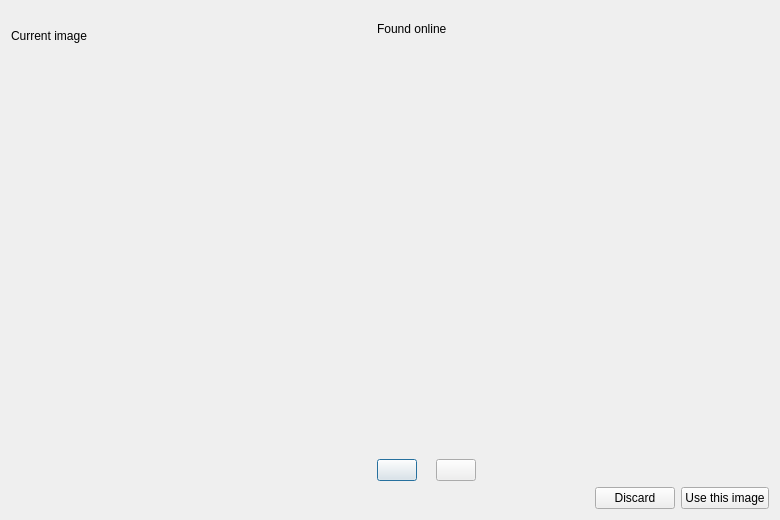
<?xml version="1.0" encoding="UTF-8"?>
<ui version="4.0">
<class>coverCompareDialog</class>
<widget class="QDialog" name="coverCompareDialog">
<property name="geometry"><rect><x>0</x><y>0</y><width>780</width><height>520</height></rect></property>
<property name="windowTitle"><string>Compare album image</string></property>
<layout class="QVBoxLayout" name="coverCompareDialogLayout"><item><layout class="QHBoxLayout" name="coverCompareColumns"><item><layout class="QVBoxLayout" name="coverCompareCurrentColumn"><item><widget class="QLabel" name="coverCompareCurrentTitle"><property name="text"><string>Current image</string></property></widget></item><item><widget class="QLabel" name="coverCompareCurrent"><property name="minimumSize"><size><width>360</width><height>360</height></size></property><property name="alignment"><set>Qt::AlignmentFlag::AlignCenter</set></property><property name="text"><string></string></property></widget></item><item><widget class="QLabel" name="coverCompareCurrentInfo"><property name="wordWrap"><bool>true</bool></property><property name="text"><string></string></property></widget></item></layout></item><item><layout class="QVBoxLayout" name="coverCompareFoundColumn"><item><widget class="QLabel" name="coverCompareFoundTitle"><property name="text"><string>Found online</string></property></widget></item><item><widget class="QLabel" name="coverCompareFound"><property name="minimumSize"><size><width>360</width><height>360</height></size></property><property name="alignment"><set>Qt::AlignmentFlag::AlignCenter</set></property><property name="text"><string></string></property></widget></item><item><widget class="QLabel" name="coverCompareFoundInfo"><property name="wordWrap"><bool>true</bool></property><property name="text"><string></string></property></widget></item><item><layout class="QHBoxLayout" name="coverCompareBrowse"><item><widget class="QPushButton" name="coverComparePrevious"><property name="text"><string></string></property><property name="icon"><iconset><normaloff>assets/move-left.svg</normaloff>assets/move-left.svg</iconset></property></widget></item><item><widget class="QLabel" name="coverComparePosition"><property name="text"><string></string></property></widget></item><item><widget class="QPushButton" name="coverCompareNext"><property name="text"><string></string></property><property name="icon"><iconset><normaloff>assets/move-right.svg</normaloff>assets/move-right.svg</iconset></property></widget></item><item><spacer name="coverCompareBrowseSpacer"><property name="orientation"><enum>Qt::Orientation::Horizontal</enum></property><property name="sizeHint" stdset="0"><size><width>40</width><height>20</height></size></property></spacer></item></layout></item></layout></item></layout></item><item><layout class="QHBoxLayout" name="coverCompareButtons"><item><spacer name="coverCompareButtonsSpacer"><property name="orientation"><enum>Qt::Orientation::Horizontal</enum></property><property name="sizeHint" stdset="0"><size><width>40</width><height>20</height></size></property></spacer></item><item><widget class="QPushButton" name="coverCompareDiscard"><property name="text"><string>Discard</string></property></widget></item><item><widget class="QPushButton" name="coverCompareApprove"><property name="text"><string>Use this image</string></property></widget></item></layout></item></layout>
</widget>
<resources/>
<connections/>
</ui>
